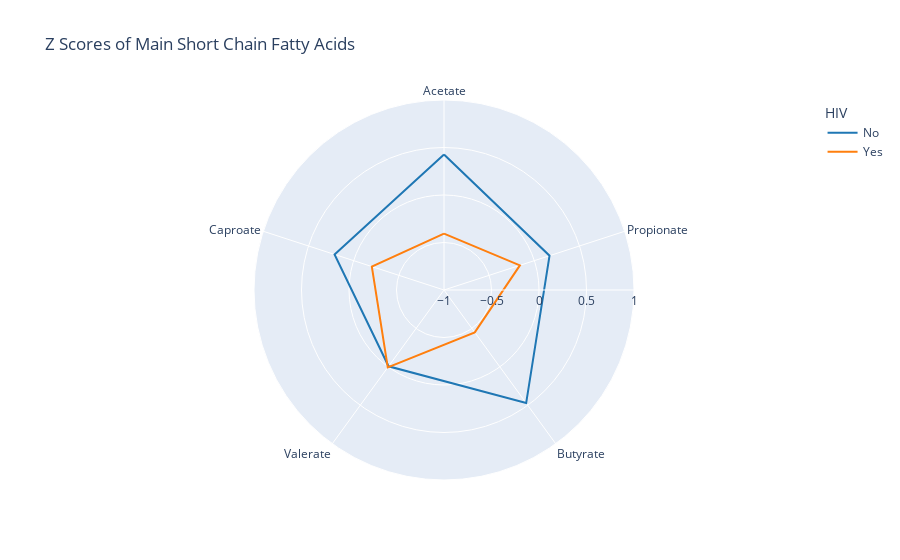

Write notebook code for a chart like this one.
### Code cell
main_lipids_z_grouped = grouped_lipids_z.loc[:,["Acetate", "Propionate", 
                                                "Butyrate", "Valerate",
                                                "Caproate", "HIV"]]
fig = px.line_polar(pd.melt(main_lipids_z_grouped, id_vars="HIV"),
                    r="value",
                    theta="variable",
                    color="HIV",
                    color_discrete_sequence=["#1f77b4", "#ff7f0e"],
                    line_close=True,
                    title="Z Scores of Main Short Chain Fatty Acids")
fig.update_layout(
  polar=dict(
    radialaxis=dict(
      visible=True,
      range=[-1, 1]
    )))
#fig.write_image("figures/polarplot_main_scfa.svg",)
fig.show()

### Figure 1 — Plotly figure (JSON) as saved in the notebook; plotly's stock layout.template omitted (floating-point values rounded to 4 significant figures)
{"data": [{"hovertemplate": "HIV=No<br>value=%{r}<br>variable=%{theta}<extra></extra>", "legendgroup": "No", "line": {"color": "#1f77b4", "dash": "solid"}, "marker": {"symbol": "circle"}, "mode": "lines", "name": "No", "r": [0.4269, 0.168, 0.4713, -0.00725, 0.2113, 0.4269], "showlegend": true, "subplot": "polar", "theta": ["Acetate", "Propionate", "Butyrate", "Valerate", "Caproate", "Acetate"], "type": "scatterpolar"}, {"hovertemplate": "HIV=Yes<br>value=%{r}<br>variable=%{theta}<extra></extra>", "legendgroup": "Yes", "line": {"color": "#ff7f0e", "dash": "solid"}, "marker": {"symbol": "circle"}, "mode": "lines", "name": "Yes", "r": [-0.4066, -0.16, -0.4489, 0.006905, -0.2012, -0.4066], "showlegend": true, "subplot": "polar", "theta": ["Acetate", "Propionate", "Butyrate", "Valerate", "Caproate", "Acetate"], "type": "scatterpolar"}], "layout": {"legend": {"title": {"text": "HIV"}, "tracegroupgap": 0}, "polar": {"angularaxis": {"direction": "clockwise", "rotation": 90}, "domain": {"x": [0, 1], "y": [0, 1]}, "radialaxis": {"range": [-1, 1], "visible": true}}, "title": {"text": "Z Scores of Main Short Chain Fatty Acids"}}}
